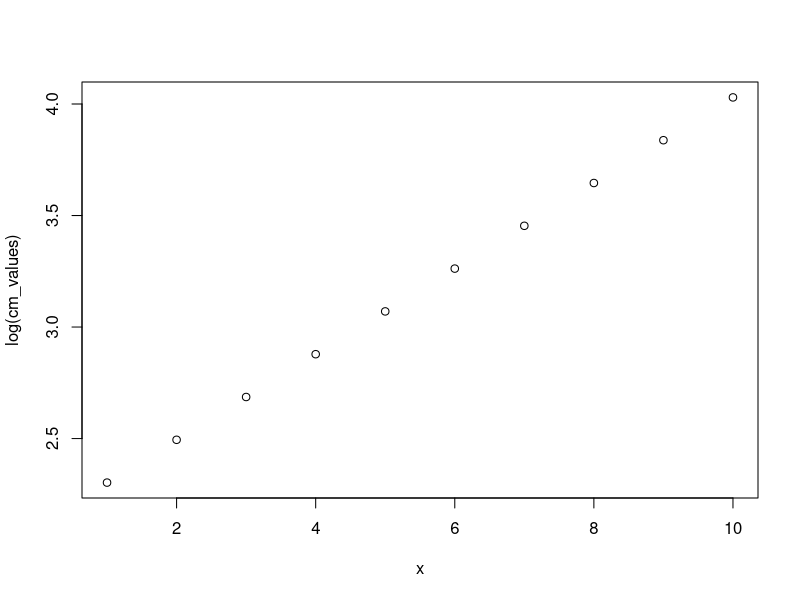

The R script that drew this image:
## ---------------------------
##
## Script name: CM_values.R
##
## Purpose of script:
##
## Author: Tyler Wiederich
##
## Date Created: 2022-09-22
##
## ---------------------------
##
## Notes: Figuring out combinations from 
##   
##
## ---------------------------

#Testing values
x = 1:10
cm_values = 10*10^((x-1)/12)

plot(x, log(cm_values))

ratios = c(0.825, 0.825, 0.681, 0.681, 0.562, 
           0.464, 0.464, 0.383, 0.261, 0.178)


test = expand.grid(cm_values, cm_values)

library(dplyr)

test %>% 
  filter(Var1 != Var2) %>% 
  mutate(Lower = ifelse(Var1 < Var2, Var1, Var2),
         Upper = ifelse(Var2 > Var1, Var2, Var1)) %>% 
  select(-Var1, -Var2) %>% 
  unique() %>% 
  mutate(Ratio = round(100 * Lower/Upper, 1)) %>% 
  arrange(Ratio) %>% 
  filter(Ratio %in% c(82.5, 68.1, 56.2,46.4,38.3,26.1,17.8))

